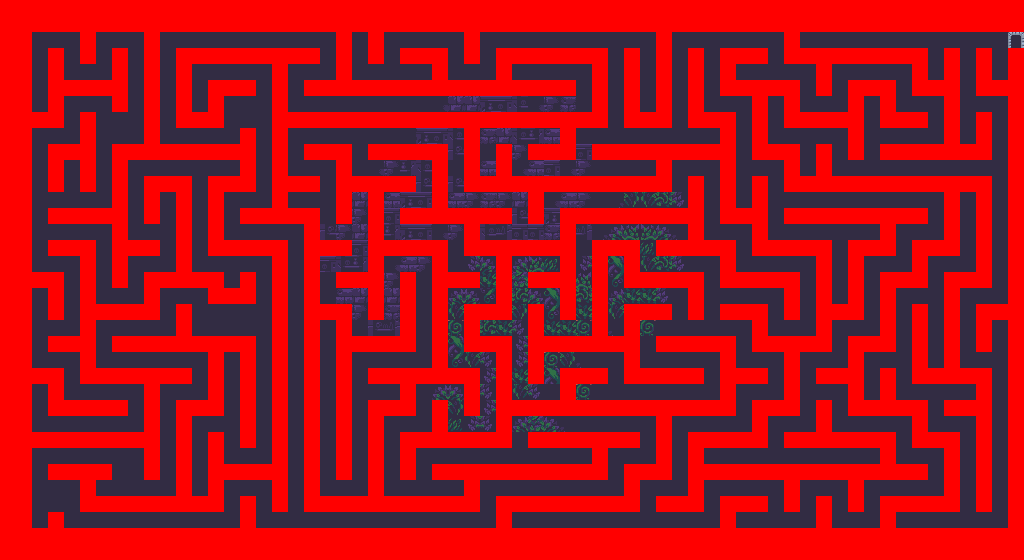

Below is a game level as drawn by its tile map, then a one-line description and the .tmx that defines it (tile-layer data replaced by summaries):
An orthogonal 64x35 tile map with 16x16 px tiles, 4 tile layers (background, border, maze, collision), 1 hidden layer not drawn, 7 tilesets.

<map version="1.10" tiledversion="1.10.2" orientation="orthogonal" renderorder="right-down" width="64" height="35" tilewidth="16" tileheight="16" infinite="0" nextlayerid="11" nextobjectid="1">
 <editorsettings>
  <export target="collisionTileset.js" format="js" />
 </editorsettings>
 <tileset firstgid="1" source="tilesetFloor.tsx" />
 <tileset firstgid="576" source="jungleTileset.tsx" />
 <tileset firstgid="1680" source="maze.tsx" />
 <tileset firstgid="3759" source="collision.tsx" />
 <tileset firstgid="3760" source="doorOpen.tsx" />
 <tileset firstgid="3761" source="doorClose.tsx" />
 <tileset firstgid="3762" source="forestTileset.tsx" />
 <layer id="4" name="background" width="64" height="35">
  <data>[2240 cells, 2240 non-empty, 32 distinct tile ids]</data>
 </layer>
 <layer id="3" name="border" width="64" height="35">
  <properties>
   <property name="collision" type="bool" value="false" />
  </properties>
  <data>[2240 cells, 347 non-empty, 6 distinct tile ids]</data>
 </layer>
 <layer id="6" name="maze_trace" width="64" height="35" visible="0">
  <data>[2240 cells, 1891 non-empty, 1881 distinct tile ids]</data>
 </layer>
 <layer id="5" name="maze" width="64" height="35">
  <data>[2240 cells, 945 non-empty, 145 distinct tile ids]</data>
 </layer>
 <layer id="7" name="collision" width="64" height="35">
  <data>[2240 cells, 1241 non-empty, 2 distinct tile ids]</data>
 </layer>
</map>
